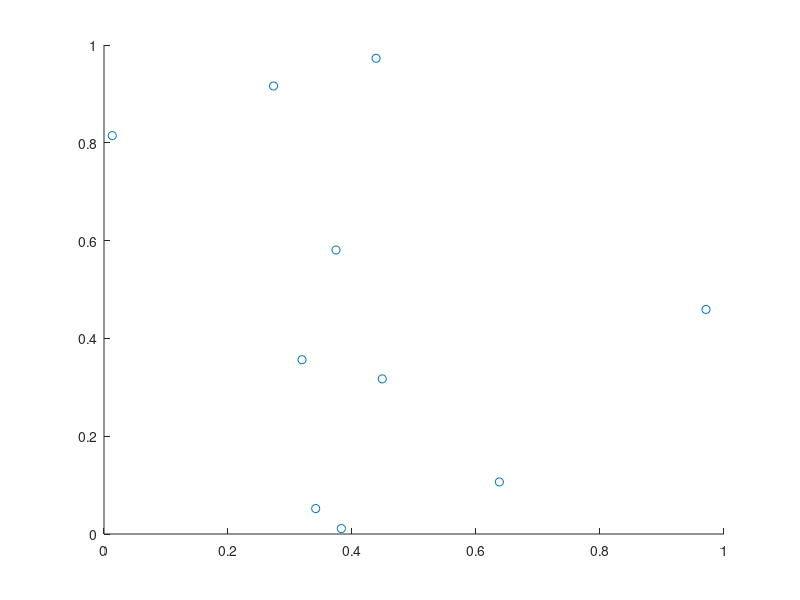

Here is the MATLAB script that generated this plot:
% Create a figure and plot
fig = figure;
ax = axes(fig); % Create axes
x = rand(10,1); % X data
y = rand(10,1); % Y data
scatter(ax, x, y);

% Set ButtonDownFcn for the axes (or scatter object)
set(ax, 'ButtonDownFcn', @scatterClickCallback);

% Callback function to handle mouse clicks on the axes
function scatterClickCallback(src, event)
    % Get the current mouse position in data coordinates
    point = event.IntersectionPoint;
    
    % Display or modify the data based on the click
    disp(['You clicked at: X = ', num2str(point(1)), ', Y = ', num2str(point(2))]);
    
    % Optionally, you could add code to update the plot
    hold on;
    plot(point(1), point(2), 'ro'); % Add a red 'o' where the click occurred
end
